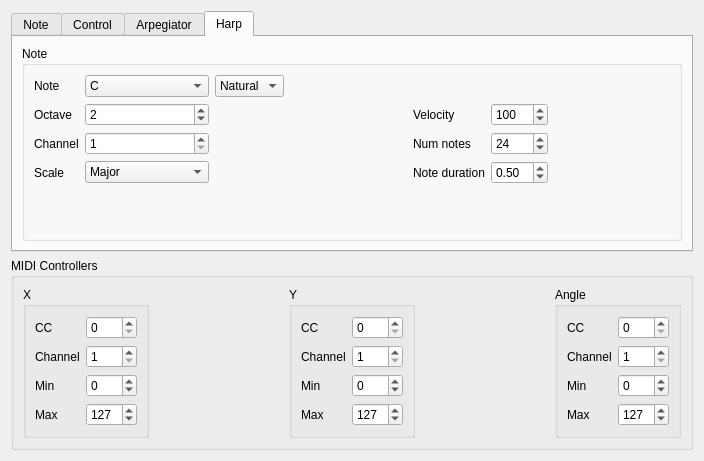
<?xml version="1.0" encoding="UTF-8"?>
<ui version="4.0">
 <class>FiducialProperties</class>
 <widget class="QWidget" name="FiducialProperties">
  <property name="geometry">
   <rect>
    <x>0</x>
    <y>0</y>
    <width>704</width>
    <height>461</height>
   </rect>
  </property>
  <property name="windowTitle">
   <string>Form</string>
  </property>
  <layout class="QVBoxLayout" name="verticalLayout_2">
   <item>
    <widget class="QTabWidget" name="modeTabWidget">
     <property name="currentIndex">
      <number>3</number>
     </property>
     <widget class="QWidget" name="tab">
      <attribute name="title">
       <string>Note</string>
      </attribute>
      <layout class="QVBoxLayout" name="verticalLayout_5">
       <item>
        <widget class="QGroupBox" name="groupBox">
         <property name="title">
          <string>Note</string>
         </property>
         <layout class="QGridLayout" name="gridLayout_4">
          <item row="0" column="0">
           <widget class="QLabel" name="label_13">
            <property name="text">
             <string>Note</string>
            </property>
           </widget>
          </item>
          <item row="0" column="1">
           <widget class="QComboBox" name="noteNumComboBox">
            <property name="num" stdset="0">
             <string>1</string>
            </property>
            <property name="type" stdset="0">
             <string>combo</string>
            </property>
            <item>
             <property name="text">
              <string>C</string>
             </property>
            </item>
            <item>
             <property name="text">
              <string>D</string>
             </property>
            </item>
            <item>
             <property name="text">
              <string>E</string>
             </property>
            </item>
            <item>
             <property name="text">
              <string>F</string>
             </property>
            </item>
            <item>
             <property name="text">
              <string>G</string>
             </property>
            </item>
            <item>
             <property name="text">
              <string>A</string>
             </property>
            </item>
            <item>
             <property name="text">
              <string>B</string>
             </property>
            </item>
           </widget>
          </item>
          <item row="0" column="2">
           <widget class="QComboBox" name="noteAltComboBox">
            <property name="num" stdset="0">
             <string>2</string>
            </property>
            <property name="type" stdset="0">
             <string>combo</string>
            </property>
            <item>
             <property name="text">
              <string>Natural</string>
             </property>
            </item>
            <item>
             <property name="text">
              <string>Flat</string>
             </property>
            </item>
            <item>
             <property name="text">
              <string>Sharp</string>
             </property>
            </item>
           </widget>
          </item>
          <item row="0" column="4">
           <spacer name="horizontalSpacer">
            <property name="orientation">
             <enum>Qt::Horizontal</enum>
            </property>
            <property name="sizeHint" stdset="0">
             <size>
              <width>40</width>
              <height>20</height>
             </size>
            </property>
           </spacer>
          </item>
          <item row="1" column="0">
           <widget class="QLabel" name="label_14">
            <property name="text">
             <string>Octave</string>
            </property>
           </widget>
          </item>
          <item row="2" column="0">
           <widget class="QLabel" name="label_15">
            <property name="text">
             <string>Channel</string>
            </property>
           </widget>
          </item>
          <item row="1" column="1">
           <widget class="QSpinBox" name="noteOctSpinBox">
            <property name="minimum">
             <number>-1</number>
            </property>
            <property name="maximum">
             <number>8</number>
            </property>
            <property name="value">
             <number>4</number>
            </property>
            <property name="num" stdset="0">
             <string>3</string>
            </property>
            <property name="type" stdset="0">
             <string>int</string>
            </property>
           </widget>
          </item>
          <item row="1" column="2">
           <widget class="QLabel" name="label_16">
            <property name="text">
             <string>Velocity</string>
            </property>
           </widget>
          </item>
          <item row="2" column="1">
           <widget class="QSpinBox" name="noteXCcSpinBox_2">
            <property name="minimum">
             <number>1</number>
            </property>
            <property name="maximum">
             <number>16</number>
            </property>
            <property name="num" stdset="0">
             <string>5</string>
            </property>
            <property name="type" stdset="0">
             <string>int</string>
            </property>
           </widget>
          </item>
          <item row="1" column="3">
           <widget class="QSpinBox" name="noteVelocSpinBox">
            <property name="minimum">
             <number>1</number>
            </property>
            <property name="maximum">
             <number>127</number>
            </property>
            <property name="value">
             <number>100</number>
            </property>
            <property name="num" stdset="0">
             <string>4</string>
            </property>
            <property name="type" stdset="0">
             <string>int</string>
            </property>
           </widget>
          </item>
          <item row="3" column="1">
           <spacer name="verticalSpacer_2">
            <property name="orientation">
             <enum>Qt::Vertical</enum>
            </property>
            <property name="sizeHint" stdset="0">
             <size>
              <width>20</width>
              <height>40</height>
             </size>
            </property>
           </spacer>
          </item>
         </layout>
        </widget>
       </item>
      </layout>
     </widget>
     <widget class="QWidget" name="tab_2">
      <attribute name="title">
       <string>Control</string>
      </attribute>
      <layout class="QVBoxLayout" name="verticalLayout">
       <item>
        <widget class="QGroupBox" name="groupBox_2">
         <property name="title">
          <string>Controller</string>
         </property>
         <layout class="QGridLayout" name="gridLayout_5">
          <item row="0" column="0">
           <widget class="QLabel" name="label_33">
            <property name="text">
             <string>CC</string>
            </property>
           </widget>
          </item>
          <item row="0" column="1">
           <widget class="QSpinBox" name="controlCcSpinBox">
            <property name="maximum">
             <number>127</number>
            </property>
            <property name="value">
             <number>7</number>
            </property>
            <property name="num" stdset="0">
             <string>18</string>
            </property>
            <property name="type" stdset="0">
             <string>int</string>
            </property>
           </widget>
          </item>
          <item row="0" column="2">
           <widget class="QLabel" name="label_19">
            <property name="text">
             <string>Channel</string>
            </property>
           </widget>
          </item>
          <item row="1" column="1">
           <widget class="QSpinBox" name="controlMinSpinBox">
            <property name="minimum">
             <number>-127</number>
            </property>
            <property name="maximum">
             <number>256</number>
            </property>
            <property name="num" stdset="0">
             <string>20</string>
            </property>
            <property name="type" stdset="0">
             <string>int</string>
            </property>
           </widget>
          </item>
          <item row="1" column="0">
           <widget class="QLabel" name="label_35">
            <property name="text">
             <string>Min</string>
            </property>
           </widget>
          </item>
          <item row="1" column="2">
           <widget class="QLabel" name="label_34">
            <property name="text">
             <string>Max</string>
            </property>
           </widget>
          </item>
          <item row="1" column="3">
           <widget class="QSpinBox" name="controlMaxSpinBox">
            <property name="minimum">
             <number>-127</number>
            </property>
            <property name="maximum">
             <number>256</number>
            </property>
            <property name="value">
             <number>127</number>
            </property>
            <property name="num" stdset="0">
             <string>21</string>
            </property>
            <property name="type" stdset="0">
             <string>int</string>
            </property>
           </widget>
          </item>
          <item row="0" column="4">
           <spacer name="horizontalSpacer_2">
            <property name="orientation">
             <enum>Qt::Horizontal</enum>
            </property>
            <property name="sizeHint" stdset="0">
             <size>
              <width>40</width>
              <height>20</height>
             </size>
            </property>
           </spacer>
          </item>
          <item row="0" column="3">
           <widget class="QSpinBox" name="noteXCcSpinBox_6">
            <property name="minimum">
             <number>1</number>
            </property>
            <property name="maximum">
             <number>16</number>
            </property>
            <property name="num" stdset="0">
             <string>19</string>
            </property>
            <property name="type" stdset="0">
             <string>int</string>
            </property>
           </widget>
          </item>
          <item row="2" column="1">
           <spacer name="verticalSpacer_3">
            <property name="orientation">
             <enum>Qt::Vertical</enum>
            </property>
            <property name="sizeHint" stdset="0">
             <size>
              <width>20</width>
              <height>40</height>
             </size>
            </property>
           </spacer>
          </item>
         </layout>
        </widget>
       </item>
      </layout>
     </widget>
     <widget class="QWidget" name="tab_3">
      <attribute name="title">
       <string>Arpegiator</string>
      </attribute>
      <layout class="QVBoxLayout" name="verticalLayout_3">
       <item>
        <widget class="QGroupBox" name="groupBox_15">
         <property name="title">
          <string>Note</string>
         </property>
         <layout class="QGridLayout" name="gridLayout_8">
          <item row="0" column="0">
           <widget class="QLabel" name="label_17">
            <property name="text">
             <string>Note</string>
            </property>
           </widget>
          </item>
          <item row="0" column="1">
           <widget class="QComboBox" name="arpNumComboBox">
            <property name="num" stdset="0">
             <string>22</string>
            </property>
            <property name="type" stdset="0">
             <string>combo</string>
            </property>
            <item>
             <property name="text">
              <string>C</string>
             </property>
            </item>
            <item>
             <property name="text">
              <string>D</string>
             </property>
            </item>
            <item>
             <property name="text">
              <string>E</string>
             </property>
            </item>
            <item>
             <property name="text">
              <string>F</string>
             </property>
            </item>
            <item>
             <property name="text">
              <string>G</string>
             </property>
            </item>
            <item>
             <property name="text">
              <string>A</string>
             </property>
            </item>
            <item>
             <property name="text">
              <string>B</string>
             </property>
            </item>
           </widget>
          </item>
          <item row="0" column="2">
           <widget class="QComboBox" name="arpAltComboBox">
            <property name="num" stdset="0">
             <string>23</string>
            </property>
            <property name="type" stdset="0">
             <string>combo</string>
            </property>
            <item>
             <property name="text">
              <string>Natural</string>
             </property>
            </item>
            <item>
             <property name="text">
              <string>Flat</string>
             </property>
            </item>
            <item>
             <property name="text">
              <string>Sharp</string>
             </property>
            </item>
           </widget>
          </item>
          <item row="1" column="0">
           <widget class="QLabel" name="label_18">
            <property name="text">
             <string>Octave</string>
            </property>
           </widget>
          </item>
          <item row="1" column="1">
           <widget class="QSpinBox" name="arpOctSpinBox">
            <property name="minimum">
             <number>-1</number>
            </property>
            <property name="maximum">
             <number>8</number>
            </property>
            <property name="value">
             <number>4</number>
            </property>
            <property name="num" stdset="0">
             <string>24</string>
            </property>
            <property name="type" stdset="0">
             <string>int</string>
            </property>
           </widget>
          </item>
          <item row="0" column="4">
           <widget class="QLabel" name="label_49">
            <property name="text">
             <string>Chord Type</string>
            </property>
           </widget>
          </item>
          <item row="0" column="5">
           <widget class="QComboBox" name="arpChordTypeComboBox">
            <property name="num" stdset="0">
             <string>27</string>
            </property>
            <property name="type" stdset="0">
             <string>combo</string>
            </property>
            <item>
             <property name="text">
              <string>Major</string>
             </property>
            </item>
            <item>
             <property name="text">
              <string>Minor</string>
             </property>
            </item>
            <item>
             <property name="text">
              <string>7</string>
             </property>
            </item>
            <item>
             <property name="text">
              <string>m7</string>
             </property>
            </item>
            <item>
             <property name="text">
              <string>maj7</string>
             </property>
            </item>
            <item>
             <property name="text">
              <string>5</string>
             </property>
            </item>
            <item>
             <property name="text">
              <string>sus4</string>
             </property>
            </item>
           </widget>
          </item>
          <item row="3" column="5">
           <widget class="QComboBox" name="arpSubDivComboBox">
            <property name="currentIndex">
             <number>3</number>
            </property>
            <property name="num" stdset="0">
             <string>29</string>
            </property>
            <property name="type" stdset="0">
             <string>combo</string>
            </property>
            <item>
             <property name="text">
              <string>4</string>
             </property>
            </item>
            <item>
             <property name="text">
              <string>2</string>
             </property>
            </item>
            <item>
             <property name="text">
              <string>1</string>
             </property>
            </item>
            <item>
             <property name="text">
              <string>1/2</string>
             </property>
            </item>
            <item>
             <property name="text">
              <string>1/3</string>
             </property>
            </item>
            <item>
             <property name="text">
              <string>1/4</string>
             </property>
            </item>
           </widget>
          </item>
          <item row="3" column="4">
           <widget class="QLabel" name="label_51">
            <property name="text">
             <string>Subdivision</string>
            </property>
           </widget>
          </item>
          <item row="4" column="4">
           <widget class="QLabel" name="label_52">
            <property name="text">
             <string>Num notes</string>
            </property>
           </widget>
          </item>
          <item row="4" column="5">
           <widget class="QSpinBox" name="arcNumNotesSpinBox">
            <property name="minimum">
             <number>1</number>
            </property>
            <property name="maximum">
             <number>127</number>
            </property>
            <property name="value">
             <number>8</number>
            </property>
            <property name="num" stdset="0">
             <string>31</string>
            </property>
            <property name="type" stdset="0">
             <string>int</string>
            </property>
           </widget>
          </item>
          <item row="1" column="4">
           <widget class="QLabel" name="label_50">
            <property name="text">
             <string>Tempo</string>
            </property>
           </widget>
          </item>
          <item row="1" column="5">
           <widget class="QSpinBox" name="arcTempoSpinBox">
            <property name="minimum">
             <number>1</number>
            </property>
            <property name="maximum">
             <number>127</number>
            </property>
            <property name="value">
             <number>120</number>
            </property>
            <property name="num" stdset="0">
             <string>28</string>
            </property>
            <property name="type" stdset="0">
             <string>int</string>
            </property>
           </widget>
          </item>
          <item row="0" column="8">
           <widget class="QComboBox" name="comboBox">
            <property name="num" stdset="0">
             <string>30</string>
            </property>
            <property name="type" stdset="0">
             <string>combo</string>
            </property>
            <item>
             <property name="text">
              <string>Up</string>
             </property>
            </item>
            <item>
             <property name="text">
              <string>Down</string>
             </property>
            </item>
            <item>
             <property name="text">
              <string>Up and down</string>
             </property>
            </item>
            <item>
             <property name="text">
              <string>Chord</string>
             </property>
            </item>
           </widget>
          </item>
          <item row="0" column="7">
           <widget class="QLabel" name="label_53">
            <property name="text">
             <string>Style</string>
            </property>
           </widget>
          </item>
          <item row="0" column="6">
           <spacer name="horizontalSpacer_4">
            <property name="orientation">
             <enum>Qt::Horizontal</enum>
            </property>
            <property name="sizeHint" stdset="0">
             <size>
              <width>40</width>
              <height>20</height>
             </size>
            </property>
           </spacer>
          </item>
          <item row="0" column="3">
           <spacer name="horizontalSpacer_3">
            <property name="orientation">
             <enum>Qt::Horizontal</enum>
            </property>
            <property name="sizeHint" stdset="0">
             <size>
              <width>40</width>
              <height>20</height>
             </size>
            </property>
           </spacer>
          </item>
          <item row="1" column="3">
           <spacer name="horizontalSpacer_5">
            <property name="orientation">
             <enum>Qt::Horizontal</enum>
            </property>
            <property name="sizeHint" stdset="0">
             <size>
              <width>40</width>
              <height>20</height>
             </size>
            </property>
           </spacer>
          </item>
          <item row="1" column="6">
           <spacer name="horizontalSpacer_6">
            <property name="orientation">
             <enum>Qt::Horizontal</enum>
            </property>
            <property name="sizeHint" stdset="0">
             <size>
              <width>40</width>
              <height>20</height>
             </size>
            </property>
           </spacer>
          </item>
          <item row="3" column="1">
           <widget class="QSpinBox" name="arpVelocSpinBox">
            <property name="minimum">
             <number>1</number>
            </property>
            <property name="maximum">
             <number>127</number>
            </property>
            <property name="value">
             <number>100</number>
            </property>
            <property name="num" stdset="0">
             <string>25</string>
            </property>
            <property name="type" stdset="0">
             <string>int</string>
            </property>
           </widget>
          </item>
          <item row="3" column="0">
           <widget class="QLabel" name="label_48">
            <property name="text">
             <string>Velocity</string>
            </property>
           </widget>
          </item>
          <item row="4" column="0">
           <widget class="QLabel" name="label_20">
            <property name="text">
             <string>Channel</string>
            </property>
           </widget>
          </item>
          <item row="4" column="1">
           <widget class="QSpinBox" name="noteXCcSpinBox_7">
            <property name="minimum">
             <number>1</number>
            </property>
            <property name="maximum">
             <number>16</number>
            </property>
            <property name="num" stdset="0">
             <string>26</string>
            </property>
            <property name="type" stdset="0">
             <string>int</string>
            </property>
           </widget>
          </item>
          <item row="5" column="1">
           <spacer name="verticalSpacer_4">
            <property name="orientation">
             <enum>Qt::Vertical</enum>
            </property>
            <property name="sizeHint" stdset="0">
             <size>
              <width>20</width>
              <height>40</height>
             </size>
            </property>
           </spacer>
          </item>
         </layout>
        </widget>
       </item>
      </layout>
     </widget>
     <widget class="QWidget" name="tab_4">
      <attribute name="title">
       <string>Harp</string>
      </attribute>
      <layout class="QVBoxLayout" name="verticalLayout_4">
       <item>
        <widget class="QGroupBox" name="groupBox_16">
         <property name="title">
          <string>Note</string>
         </property>
         <layout class="QGridLayout" name="gridLayout_9">
          <item row="0" column="0">
           <widget class="QLabel" name="label_54">
            <property name="text">
             <string>Note</string>
            </property>
           </widget>
          </item>
          <item row="0" column="1">
           <widget class="QComboBox" name="harpNumComboBox">
            <property name="num" stdset="0">
             <string>40</string>
            </property>
            <property name="type" stdset="0">
             <string>combo</string>
            </property>
            <item>
             <property name="text">
              <string>C</string>
             </property>
            </item>
            <item>
             <property name="text">
              <string>D</string>
             </property>
            </item>
            <item>
             <property name="text">
              <string>E</string>
             </property>
            </item>
            <item>
             <property name="text">
              <string>F</string>
             </property>
            </item>
            <item>
             <property name="text">
              <string>G</string>
             </property>
            </item>
            <item>
             <property name="text">
              <string>A</string>
             </property>
            </item>
            <item>
             <property name="text">
              <string>B</string>
             </property>
            </item>
           </widget>
          </item>
          <item row="0" column="6">
           <spacer name="horizontalSpacer_11">
            <property name="orientation">
             <enum>Qt::Horizontal</enum>
            </property>
            <property name="sizeHint" stdset="0">
             <size>
              <width>40</width>
              <height>20</height>
             </size>
            </property>
           </spacer>
          </item>
          <item row="1" column="0">
           <widget class="QLabel" name="label_55">
            <property name="text">
             <string>Octave</string>
            </property>
           </widget>
          </item>
          <item row="1" column="4">
           <widget class="QLabel" name="label_57">
            <property name="text">
             <string>Velocity</string>
            </property>
           </widget>
          </item>
          <item row="2" column="0">
           <widget class="QLabel" name="label_56">
            <property name="text">
             <string>Channel</string>
            </property>
           </widget>
          </item>
          <item row="6" column="0">
           <spacer name="verticalSpacer">
            <property name="orientation">
             <enum>Qt::Vertical</enum>
            </property>
            <property name="sizeHint" stdset="0">
             <size>
              <width>20</width>
              <height>40</height>
             </size>
            </property>
           </spacer>
          </item>
          <item row="3" column="0">
           <widget class="QLabel" name="label_58">
            <property name="text">
             <string>Scale</string>
            </property>
           </widget>
          </item>
          <item row="3" column="1">
           <widget class="QComboBox" name="harpScaleComboBox">
            <property name="num" stdset="0">
             <string>47</string>
            </property>
            <property name="type" stdset="0">
             <string>combo</string>
            </property>
            <item>
             <property name="text">
              <string>Major</string>
             </property>
            </item>
            <item>
             <property name="text">
              <string>Minor</string>
             </property>
            </item>
            <item>
             <property name="text">
              <string>Pentatonic</string>
             </property>
            </item>
            <item>
             <property name="text">
              <string>Double harmonic</string>
             </property>
            </item>
           </widget>
          </item>
          <item row="2" column="4">
           <widget class="QLabel" name="label_59">
            <property name="text">
             <string>Num notes</string>
            </property>
           </widget>
          </item>
          <item row="2" column="5">
           <widget class="QSpinBox" name="harpNumNotesSpinBox">
            <property name="minimum">
             <number>1</number>
            </property>
            <property name="maximum">
             <number>127</number>
            </property>
            <property name="value">
             <number>24</number>
            </property>
            <property name="num" stdset="0">
             <string>46</string>
            </property>
            <property name="type" stdset="0">
             <string>int</string>
            </property>
           </widget>
          </item>
          <item row="3" column="4">
           <widget class="QLabel" name="label_60">
            <property name="text">
             <string>Note duration</string>
            </property>
           </widget>
          </item>
          <item row="3" column="5">
           <widget class="QDoubleSpinBox" name="harpDurSpinBox">
            <property name="value">
             <double>0.500000000000000</double>
            </property>
            <property name="num" stdset="0">
             <string>48</string>
            </property>
            <property name="type" stdset="0">
             <string>double</string>
            </property>
           </widget>
          </item>
          <item row="1" column="1">
           <widget class="QSpinBox" name="harpOctSpinBox">
            <property name="minimum">
             <number>-1</number>
            </property>
            <property name="maximum">
             <number>8</number>
            </property>
            <property name="value">
             <number>2</number>
            </property>
            <property name="num" stdset="0">
             <string>42</string>
            </property>
            <property name="type" stdset="0">
             <string>int</string>
            </property>
           </widget>
          </item>
          <item row="0" column="2">
           <widget class="QComboBox" name="harpAltComboBox">
            <property name="num" stdset="0">
             <string>41</string>
            </property>
            <property name="type" stdset="0">
             <string>combo</string>
            </property>
            <item>
             <property name="text">
              <string>Natural</string>
             </property>
            </item>
            <item>
             <property name="text">
              <string>Flat</string>
             </property>
            </item>
            <item>
             <property name="text">
              <string>Sharp</string>
             </property>
            </item>
           </widget>
          </item>
          <item row="1" column="3">
           <spacer name="horizontalSpacer_9">
            <property name="orientation">
             <enum>Qt::Horizontal</enum>
            </property>
            <property name="sizeHint" stdset="0">
             <size>
              <width>40</width>
              <height>20</height>
             </size>
            </property>
           </spacer>
          </item>
          <item row="2" column="1">
           <widget class="QSpinBox" name="noteXCcSpinBox_8">
            <property name="minimum">
             <number>1</number>
            </property>
            <property name="maximum">
             <number>16</number>
            </property>
            <property name="num" stdset="0">
             <string>45</string>
            </property>
            <property name="type" stdset="0">
             <string>int</string>
            </property>
           </widget>
          </item>
          <item row="1" column="5">
           <widget class="QSpinBox" name="harpVelocSpinBox">
            <property name="minimum">
             <number>1</number>
            </property>
            <property name="maximum">
             <number>127</number>
            </property>
            <property name="value">
             <number>100</number>
            </property>
            <property name="num" stdset="0">
             <string>43</string>
            </property>
            <property name="type" stdset="0">
             <string>int</string>
            </property>
           </widget>
          </item>
         </layout>
        </widget>
       </item>
      </layout>
     </widget>
    </widget>
   </item>
   <item>
    <widget class="QGroupBox" name="groupBox_3">
     <property name="title">
      <string>MIDI Controllers</string>
     </property>
     <layout class="QGridLayout" name="gridLayout_3">
      <item row="0" column="4">
       <widget class="QGroupBox" name="groupBox_6">
        <property name="title">
         <string>Angle</string>
        </property>
        <layout class="QFormLayout" name="formLayout_3">
         <property name="fieldGrowthPolicy">
          <enum>QFormLayout::AllNonFixedFieldsGrow</enum>
         </property>
         <item row="0" column="0">
          <widget class="QLabel" name="label_10">
           <property name="text">
            <string>CC</string>
           </property>
          </widget>
         </item>
         <item row="1" column="0">
          <widget class="QLabel" name="label_11">
           <property name="text">
            <string>Channel</string>
           </property>
          </widget>
         </item>
         <item row="2" column="0">
          <widget class="QLabel" name="label_12">
           <property name="text">
            <string>Min</string>
           </property>
          </widget>
         </item>
         <item row="2" column="1">
          <widget class="QSpinBox" name="noteAngleMinSpinBox">
           <property name="minimum">
            <number>-127</number>
           </property>
           <property name="maximum">
            <number>256</number>
           </property>
           <property name="num" stdset="0">
            <string>16</string>
           </property>
           <property name="type" stdset="0">
            <string>int</string>
           </property>
          </widget>
         </item>
         <item row="3" column="0">
          <widget class="QLabel" name="label_9">
           <property name="text">
            <string>Max</string>
           </property>
          </widget>
         </item>
         <item row="3" column="1">
          <widget class="QSpinBox" name="noteAngleMaxSpinBox">
           <property name="minimum">
            <number>-127</number>
           </property>
           <property name="maximum">
            <number>256</number>
           </property>
           <property name="value">
            <number>127</number>
           </property>
           <property name="num" stdset="0">
            <string>17</string>
           </property>
           <property name="type" stdset="0">
            <string>int</string>
           </property>
          </widget>
         </item>
         <item row="0" column="1">
          <widget class="QSpinBox" name="noteAngleCcSpinBox">
           <property name="maximum">
            <number>127</number>
           </property>
           <property name="value">
            <number>0</number>
           </property>
           <property name="num" stdset="0">
            <string>14</string>
           </property>
           <property name="type" stdset="0">
            <string>int</string>
           </property>
          </widget>
         </item>
         <item row="1" column="1">
          <widget class="QSpinBox" name="noteXCcSpinBox_5">
           <property name="minimum">
            <number>1</number>
           </property>
           <property name="maximum">
            <number>16</number>
           </property>
           <property name="num" stdset="0">
            <string>15</string>
           </property>
           <property name="type" stdset="0">
            <string>int</string>
           </property>
          </widget>
         </item>
        </layout>
       </widget>
      </item>
      <item row="0" column="2">
       <widget class="QGroupBox" name="groupBox_5">
        <property name="title">
         <string>Y</string>
        </property>
        <layout class="QFormLayout" name="formLayout_2">
         <property name="fieldGrowthPolicy">
          <enum>QFormLayout::AllNonFixedFieldsGrow</enum>
         </property>
         <item row="0" column="0">
          <widget class="QLabel" name="label_7">
           <property name="text">
            <string>CC</string>
           </property>
          </widget>
         </item>
         <item row="0" column="1">
          <widget class="QSpinBox" name="noteYCcSpinBox">
           <property name="maximum">
            <number>127</number>
           </property>
           <property name="value">
            <number>0</number>
           </property>
           <property name="num" stdset="0">
            <string>10</string>
           </property>
           <property name="type" stdset="0">
            <string>int</string>
           </property>
          </widget>
         </item>
         <item row="1" column="0">
          <widget class="QLabel" name="label_8">
           <property name="text">
            <string>Channel</string>
           </property>
          </widget>
         </item>
         <item row="2" column="0">
          <widget class="QLabel" name="label_6">
           <property name="text">
            <string>Min</string>
           </property>
          </widget>
         </item>
         <item row="2" column="1">
          <widget class="QSpinBox" name="noteYMinSpinBox">
           <property name="minimum">
            <number>-127</number>
           </property>
           <property name="maximum">
            <number>256</number>
           </property>
           <property name="num" stdset="0">
            <string>12</string>
           </property>
           <property name="type" stdset="0">
            <string>int</string>
           </property>
          </widget>
         </item>
         <item row="3" column="0">
          <widget class="QLabel" name="label_5">
           <property name="text">
            <string>Max</string>
           </property>
          </widget>
         </item>
         <item row="3" column="1">
          <widget class="QSpinBox" name="noteYMaxSpinBox">
           <property name="minimum">
            <number>-127</number>
           </property>
           <property name="maximum">
            <number>256</number>
           </property>
           <property name="value">
            <number>127</number>
           </property>
           <property name="num" stdset="0">
            <string>13</string>
           </property>
           <property name="type" stdset="0">
            <string>int</string>
           </property>
          </widget>
         </item>
         <item row="1" column="1">
          <widget class="QSpinBox" name="noteXCcSpinBox_4">
           <property name="minimum">
            <number>1</number>
           </property>
           <property name="maximum">
            <number>16</number>
           </property>
           <property name="num" stdset="0">
            <string>11</string>
           </property>
           <property name="type" stdset="0">
            <string>int</string>
           </property>
          </widget>
         </item>
        </layout>
       </widget>
      </item>
      <item row="0" column="1">
       <spacer name="horizontalSpacer_7">
        <property name="orientation">
         <enum>Qt::Horizontal</enum>
        </property>
        <property name="sizeHint" stdset="0">
         <size>
          <width>40</width>
          <height>20</height>
         </size>
        </property>
       </spacer>
      </item>
      <item row="0" column="3">
       <spacer name="horizontalSpacer_8">
        <property name="orientation">
         <enum>Qt::Horizontal</enum>
        </property>
        <property name="sizeHint" stdset="0">
         <size>
          <width>40</width>
          <height>20</height>
         </size>
        </property>
       </spacer>
      </item>
      <item row="0" column="0">
       <widget class="QGroupBox" name="groupBox_4">
        <property name="title">
         <string>X</string>
        </property>
        <layout class="QFormLayout" name="formLayout">
         <property name="fieldGrowthPolicy">
          <enum>QFormLayout::AllNonFixedFieldsGrow</enum>
         </property>
         <item row="0" column="0">
          <widget class="QLabel" name="label">
           <property name="text">
            <string>CC</string>
           </property>
          </widget>
         </item>
         <item row="0" column="1">
          <widget class="QSpinBox" name="noteXCcSpinBox">
           <property name="maximum">
            <number>127</number>
           </property>
           <property name="value">
            <number>0</number>
           </property>
           <property name="num" stdset="0">
            <string>6</string>
           </property>
           <property name="type" stdset="0">
            <string>int</string>
           </property>
          </widget>
         </item>
         <item row="1" column="0">
          <widget class="QLabel" name="label_2">
           <property name="text">
            <string>Channel</string>
           </property>
          </widget>
         </item>
         <item row="2" column="0">
          <widget class="QLabel" name="label_3">
           <property name="text">
            <string>Min</string>
           </property>
          </widget>
         </item>
         <item row="2" column="1">
          <widget class="QSpinBox" name="noteXMinSpinBox">
           <property name="minimum">
            <number>-127</number>
           </property>
           <property name="maximum">
            <number>256</number>
           </property>
           <property name="value">
            <number>0</number>
           </property>
           <property name="num" stdset="0">
            <string>8</string>
           </property>
           <property name="type" stdset="0">
            <string>int</string>
           </property>
          </widget>
         </item>
         <item row="3" column="0">
          <widget class="QLabel" name="label_4">
           <property name="text">
            <string>Max</string>
           </property>
          </widget>
         </item>
         <item row="3" column="1">
          <widget class="QSpinBox" name="noteXMaxSpinBox">
           <property name="minimum">
            <number>-127</number>
           </property>
           <property name="maximum">
            <number>256</number>
           </property>
           <property name="value">
            <number>127</number>
           </property>
           <property name="num" stdset="0">
            <string>9</string>
           </property>
           <property name="type" stdset="0">
            <string>int</string>
           </property>
          </widget>
         </item>
         <item row="1" column="1">
          <widget class="QSpinBox" name="noteXCcSpinBox_3">
           <property name="minimum">
            <number>1</number>
           </property>
           <property name="maximum">
            <number>16</number>
           </property>
           <property name="num" stdset="0">
            <string>7</string>
           </property>
           <property name="type" stdset="0">
            <string>int</string>
           </property>
          </widget>
         </item>
        </layout>
        <zorder>label</zorder>
        <zorder>noteXCcSpinBox</zorder>
        <zorder>label_2</zorder>
        <zorder>label_3</zorder>
        <zorder>label_4</zorder>
        <zorder>noteXMinSpinBox</zorder>
        <zorder>noteXMaxSpinBox</zorder>
        <zorder>noteXCcSpinBox_3</zorder>
       </widget>
      </item>
     </layout>
    </widget>
   </item>
  </layout>
 </widget>
 <resources/>
 <connections/>
</ui>
